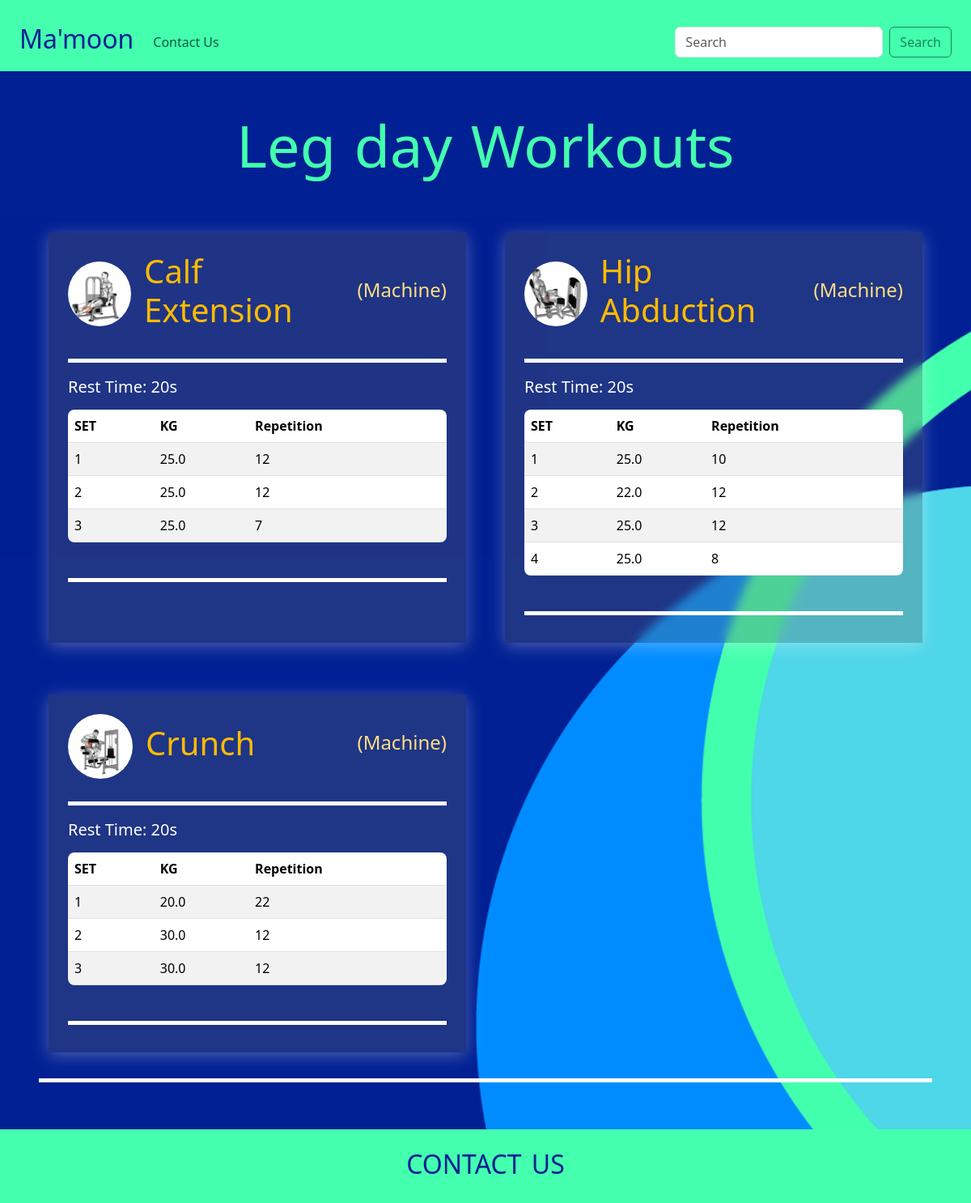
Screenshot of /routines/detail/15 with the database file from the repository.
### routines/models.py (models this page shows, shortened)
class Routine(models.Model):
    name = models.CharField(max_length=256)
    user = models.ForeignKey(User, on_delete=models.CASCADE)
    is_public = models.BooleanField(default=True)

### workouts/models.py (models this page shows, shortened)
class Workout(models.Model):
    routine = models.ForeignKey(Routine, on_delete=models.CASCADE)
    exercise = models.ForeignKey(Exercise, on_delete=models.CASCADE)
    note = models.TextField(blank=True)
    restTime = models.PositiveIntegerField(blank=True)
    start_time = models.DateTimeField(default=timezone.now)
    created_at = models.DateTimeField(auto_now_add=True)

class Set(models.Model):
    weight = models.FloatField()
    repetition = models.PositiveIntegerField()
    workout = models.ForeignKey(Workout, on_delete=models.CASCADE)
    created_at = models.DateTimeField(auto_now_add=True)

### exercises/models.py (models this page shows, shortened)
class Exercise(models.Model):
    class WorkoutCategory(models.TextChoices):
        HOME_WORKOUT = 'home', 'Home Workout'
        CLUB_WORKOUT = 'club', 'Club Workout'
        BOTH_WORKOUTS = 'both', 'Home and Club Workouts'
    class EquipmentCategory(models.TextChoices):
        NO_EQUIPMENT = 'none', 'No Machine'
        MACHINE = 'machine', 'Machine'
    class ExerciseCategory(models.TextChoices):
        STRENGTH = 'strength', 'Strength'
        CARDIO = 'cardio', 'Cardio'
        FLEXIBILITY = 'flexibility', 'Flexibility'
    name = models.CharField(max_length=256)
    description = models.TextField(blank=True)
    image = models.ImageField(upload_to="media/images/exercises/")
    video_link = models.URLField(blank=True)
    video = models.FileField(upload_to="media/videos/", blank=True)
    workout_category = models.CharField(
        max_length=30,
        choices=WorkoutCategory.choices
    )
    equipment_category = models.CharField(
        max_length=30,
        choices=EquipmentCategory.choices
    )
    exercise_category = models.CharField(
        max_length=30,
        choices=ExerciseCategory.choices
    )

### routines/views.py (the view)
# urls.py: path("detail/<routine_id>", views.routine_detail_view, name="routine_detail_view"),
def routine_detail_view(request:HttpRequest, routine_id:int):
    routine = Routine.objects.get(pk=routine_id)
    exercises = Exercise.objects.all()
    checks = Done.objects.all()
    workouts = routine.workout_set.all()
    return render(request, "routines/routine_details.html", {'routine': routine,
                                                             'checks': checks,
                                                             'exercises':exercises,
                                                             'workouts': workouts})

### routines/templates/routines/routine_details.html (shortened to what this page needs)
{% extends 'main/base.html' %}
{% block content %}
{% load static %}
<div class="d-flex flex-column justify-content-center align-items-center">
    <div class="d-flex flex-column align-items-center">
        <h1>
             {{routine.name}} Workouts
         </h1>
    </div>
    {% include 'workouts/workouts_list.html' %}
</div>
<div class="line mt-3"></div>
{% endblock %}

### workouts/templates/workouts/workouts_list.html (shortened to what this page needs)
<div class="container">
    <div class="row mt-2 row-cols-1 row-cols-sm-1 row-cols-lg-2 g-5">
        {% for workout in workouts%}
            <div class="col mb-3">
                <div class="d-flex flex-column justify-content-start align-items-start h-100 p-4 gap-2 routine_card">
                    <div class="d-flex justify-content-between align-items-center w-100">
                        <div class="d-flex justify-content-start align-items-center gap-3 w-100">
                            <img src="{{workout.exercise.image.url}}" class="rounded-circle overflow-hidden" style="width: 80px; height: 80px; object-fit: cover;"/>
                            <a href="{% url 'exercises:exercise_detail_view' workout.exercise.id %}">
                                <h2>{{workout.exercise.name}} </h2>
                            </a>
                        </div>
                        <h4>({{workout.exercise.get_equipment_category_display}}) </h4>
                    </div>
                    <div class="line"></div>
                    <h5 class="text-white">Rest Time: {{workout.restTime}}s </h5>
                    <div class="table-container w-100">
                        <table class="table table-striped">
                            <thead>
                                <tr>
                                    <th>SET</th>
                                    <th>KG</th>
                                    <th>Repetition</th>
                                </tr>
                            </thead>
                            <tbody>
                                {% for set in workout.set_set.all %}
                                    <tr >
                                        {% if request.user == routine.user %}
                                            <form method="post" action="{% url 'workouts:update_set_view' set.id %}">
                                                {% csrf_token %}
                                                <td>{{ forloop.counter }}</td>
                                                <td><input type="number" name="weight" value="{{ set.weight }}" class="form-control" /></td>
                                                <td> <input type="number" name="repetition" value="{{ set.repetition }}" class="form-control"/></td>
                                                <td>
                                                    <div class="d-flex justify-content-center align-items-center gap-1">
                                                        <button type="submit" class="btn btn-info btn-sm">
                                                            <i class="bi bi-pencil-square"></i>
                                                        </button>
                                                        <a href="{% url 'workouts:delete_set_view' set.id %}" class="btn btn-danger btn-sm"
                                                        onclick="return confirm('Are you sure you want to delete this set from {{ workout.exercise.name }}?');">
                                                        <i class="bi bi-x-square"></i>
                                                        </a>
                                                    </div>
                                                </td>
                                                <td>
                                                    {% with set.done as done %}
                                                        <a href="{% url 'workouts:done_set_view' set.id %}">
                                                            {% if done %}
                                                                <h3>
                                                                    <i class="bi bi-check-square-fill ms-4 me-4"></i>
                                                                </h3>
                                                            {% else %}
                                                                <h3>
                                                                    <i class="bi bi-check-square ms-4 me-4"></i>
                                                                </h3>
                                                            {% endif %}
                                                        </a>
                                                    {% endwith  %}
                                                </td>
                                            </form>
                                        {% else %}
                                            <td>{{ forloop.counter }}</td>
                                            <td>{{set.weight}}</td>
                                            <td> {{ set.repetition }}</td>
                                        {% endif %}
                                    </tr>
                                {% empty %}
                                <tr>
                                    <td colspan="5" class="text-center">No sets available.</td>
                                </tr>
                                {% endfor %}
                            </tbody>
                        </table>
                    </div>
                    <div class="line"></div>
                </div>
            </div>
        {% endfor %}
    </div>
</div>

### main/static/css/style.css (style rules this page uses)
body { background-color: #43FFAE; }
a { text-decoration: none; }
h1 { font-size: 4.5rem; color: #43FFAE; }
h1, h2 { word-spacing: 4px; }
main a { color: #43FFAE; }
.table { border-radius: 0.5rem; overflow: hidden; }
.routine_card { background-color: rgba(102, 102, 102, 0.3); backdrop-filter: blur(6px); box-shadow: 0 4px 20px rgba(255, 255, 255, 0.3); transition: transform 0.5s ease-in-out, box-shadow 0.5s ease-in-out, border 0.5s ease-in-out, backdrop-filter 0.5s ease-in-out, background-color 0.5 ease-in-out; }
.line { width: 100%; height: 5px; background-color: #ffffff; margin: 20px 0; margin-bottom: 10px; }
.routine_card h2 { font-size: 2.5rem; color: #ffbb00; transition: transform 0.3s ease; }
.routine_card { color: #ffde82; }

### rows the page displays
Routine: name "Leg day"
Workout: exercise.image (picture), exercise.name "Calf Extension", exercise.equipment_category "Machine", restTime "20"
Set: weight "25.0", repetition "12"
Set: weight "25.0", repetition "12"
Set: weight "25.0", repetition "7"
Workout: exercise.image (picture), exercise.name "Hip Abduction", exercise.equipment_category "Machine", restTime "20"
Set: weight "25.0", repetition "10"
Set: weight "22.0", repetition "12"
Set: weight "25.0", repetition "12"
Set: weight "25.0", repetition "8"
Workout: exercise.image (picture), exercise.name "Crunch", exercise.equipment_category "Machine", restTime "20"
Set: weight "20.0", repetition "22"
Set: weight "30.0", repetition "12"
Set: weight "30.0", repetition "12"
